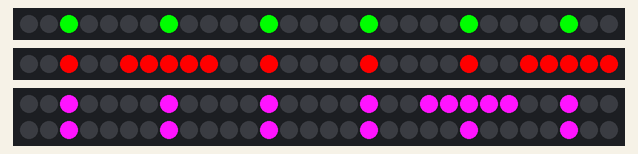
Bench run of a sketch on a simulated ATtiny85, built with avr-gcc and run on an emulated ATtiny85. On the bench: 2 × 30 RGB LEDs in strip order, left to right, 60 RGB LEDs in strip order, left to right, continuing on the next row.

Above: at 0.1 s.
At 5.1 s:
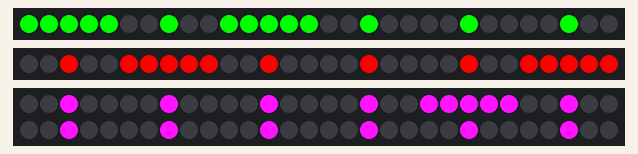
At 9.2 s:
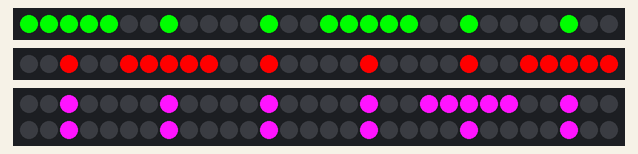
At 19.3 s:
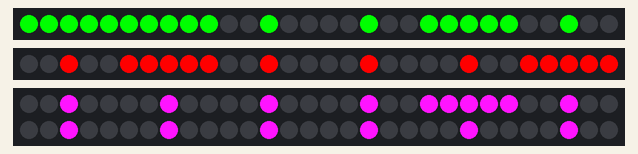
At 28.5 s:
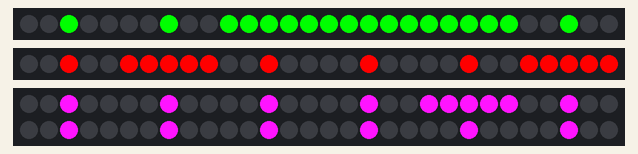
At 38.6 s:
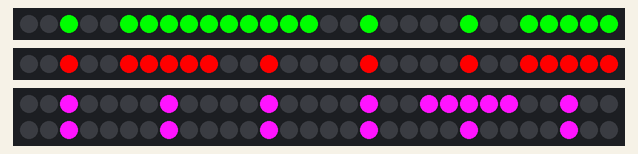

Measured:
- what the display in image 1 shows lasts 1.0 s, from 5.1 s to 6.1 s

The sketch:

binary_clock_with_time_lib.ino
```cpp
#include <Adafruit_NeoPixel.h>
#include <TimeLib.h>
#ifdef __AVR__
#include <avr/power.h> // Required for 16 MHz Adafruit Trinket
#endif

#define SECONDS_PIN 7 // On Trinket or Gemma, suggest changing this to 1
#define MINUTES_PIN 8
#define HOURS_PIN 9

#define NUMPIXELSSMALL 30
#define NUMPIXELSBIG 60
#define DIGIT 5
#define SECONDS_BLOCKS 6
#define MINUTES_BLOCKS 6
#define HOURS_BLOCKS 12
#define CENTRE DIGIT/2

Adafruit_NeoPixel seconds(NUMPIXELSSMALL, SECONDS_PIN, NEO_GRB + NEO_KHZ800);
Adafruit_NeoPixel minutes(NUMPIXELSSMALL, MINUTES_PIN, NEO_GRB + NEO_KHZ800);
Adafruit_NeoPixel hours(NUMPIXELSBIG, HOURS_PIN, NEO_GRB + NEO_KHZ800);

#define DELAYVAL 500 // Time (in milliseconds) to pause between pixels

int seconds_clr[3] = {0, 255, 0};
int mins_clr[3] = {255, 0, 0};
int hours_clr[3] = {255, 20, 255};

void _light_one(int idx, Adafruit_NeoPixel *time_type, const int clr[3]);
void _light_zero(int idx, Adafruit_NeoPixel *time_type, const int clr[3]);
void writeBlock(int num, Adafruit_NeoPixel *time_type, int size_block, const int clr[3]);
void writeTime(int second_time, int minute_time, int hour_time);


void setup() {
#if defined(__AVR_ATtiny85__) && (F_CPU == 16000000)
  clock_prescale_set(clock_div_1);
#endif

  seconds.begin();
  minutes.begin();
  hours.begin();
  setTime(16,34,0,19,7,2021);
//    setTime(hr,min,sec,day,mnth,yr);
}

void loop() {
  writeTime(second(), minute(), hour());
}

void _light_one(int idx, Adafruit_NeoPixel *time_type, const int clr[3]){
  for (int i = idx * DIGIT; i < (idx + 1) * DIGIT; i++) {
    time_type->setPixelColor(i, seconds.Color(clr[0], clr[1], clr[2]));
  }
}

void _light_zero(int idx, Adafruit_NeoPixel *time_type, const int clr[3]){
   time_type->setPixelColor(idx * DIGIT+CENTRE, seconds.Color(clr[0], clr[1], clr[2]));
}

void writeBlock(int num, Adafruit_NeoPixel *time_type, int size_block, const int clr[3]){
  int one_bit = 0;

  for (int i = 0; i < size_block; i++){
    one_bit = bitRead(num, i);

    switch (one_bit){
      case 0:
        _light_zero(i, time_type, clr);
        break;
      case 1:
        _light_one(i, time_type, clr);
        break;
    }
  }

}

void writeTime(int second_time, int minute_time, int hour_time){
  writeBlock(second_time, &seconds, SECONDS_BLOCKS, seconds_clr);
  writeBlock(minute_time, &minutes, MINUTES_BLOCKS, mins_clr);
  writeBlock(hour_time, &hours, HOURS_BLOCKS, hours_clr);
  seconds.show();
  minutes.show();
  hours.show();
  delay(1000);
  seconds.clear();
  minutes.clear();
  hours.clear();
}
```
